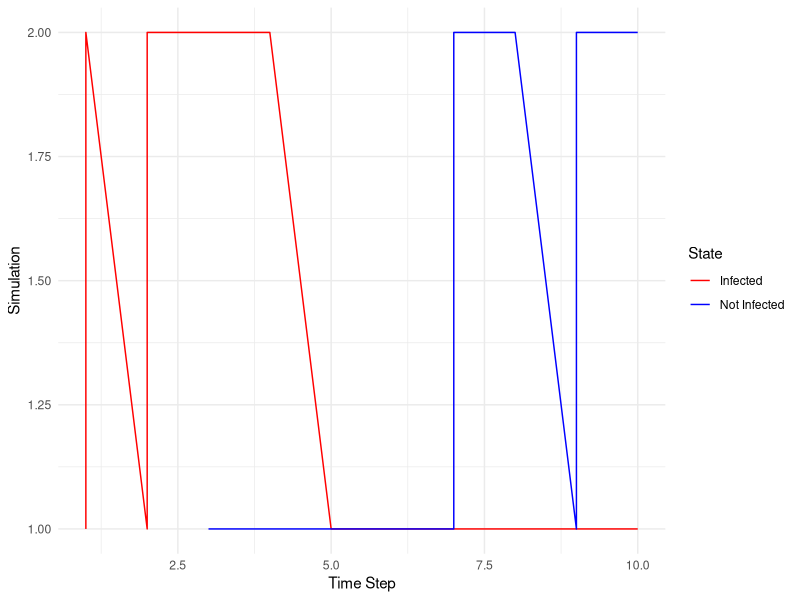

Recreate this plot in R.

# Define the dimensions of the matrix
setwd("/Users/raizouk/Desktop/R files")

num_individuals <- 5  # Number of rows
num_days <- 10  # Number of columns

# Create an empty matrix filled with zeros to represent uninfected individuals
initial_infection_matrix <- matrix(0, nrow = num_individuals, ncol = num_days)

# Set the infection status for specific individuals at time step 1
# initial_infection_matrix[1, 2] <- 1  # Row 1, Column 2 is infected
# initial_infection_matrix[2, 3] <- 1  # Row 2, Column 3 is infected
# print(initial_infection_matrix)

# Define the background infection rate from outside the household
lamda1 <- 0.2
lamda1<- 0.3

# Loop through each day
for (day in 2:num_days) {
  # Loop through each individual
  for (individual_number in 1:num_individuals) {
    # Check if the individual is already infected
    if (initial_infection_matrix[individual_number, day - 1] == 1) {
      # Calculate the probability of recovery
      p_recovery <- 0.3
      recovery_probability <- p_recovery
      
      # Generate a uniform random number [0, 1]
      u.r.n <- runif(1)
      
      # Check if the random value (u.r.n) is less than the probability of recovery
      # If yes, set the entry to 0 (recovered)
      if (u.r.n < recovery_probability) {
        initial_infection_matrix[individual_number, day] <- 0
      } else {
        # Individual remains infected, proceed with calculating the force of infection
        force_of_infection <- lamda1 + lamda2 * sum(initial_infection_matrix[, day - 1])
        
        # Limit the force_of_infection to be between 0 and 1
        force_of_infection <- pmin(1, pmax(0, force_of_infection))
        
        # Calculate the probability of getting infected
        p <- 1 - exp(-force_of_infection)
        
        # Generate a uniform random number [0, 1]
        u.r.n <- runif(1)
        
        # Check if the random value (u.r.n) is less than the probability p
        # If yes, update the infection status to 1 (infected)
        if (u.r.n < p) {
          initial_infection_matrix[individual_number, day] <- 1
        }
      }
    }
  }
}


# Print the final infection status matrix
print(initial_infection_matrix)
# Define the transition matrix
transition_matrix <- matrix(c(0.7, 0.3,  # Probability of staying infected
                              0.6, 0.4),  # Probability of recovery
                            nrow = 2, byrow = TRUE,
                            dimnames = list(c("Infected", "Not Infected"), c("Infected", "Not Infected")))

# Initial state
# initial_state <- "Infected"
# Number of simulations
num_simulations <- 1000
# Number of time steps
num_steps <- 10
# Create a list to store results
simulation_results <- vector("list", num_simulations)
# Loop through simulations
for (sim in 1:num_simulations) {
  # Initialize the current state as random (Infected or Not Infected)
  current_state <- sample(c("Infected", "Not Infected"), size = 1)
  
  # Simulate one Markov chain
  state_sequence <- character(num_steps)
  
  
  for (i in 1:num_steps) {
    # Record the current state
    state_sequence[i] <- current_state
    
    # Transition to the next state based on probabilities
    next_state <- sample(c("Infected", "Not Infected"), size = 1, prob = transition_matrix[current_state, ])
    
    # Update the current state
    current_state <- next_state
  }
  # Store the results for this simulation
  simulation_results[[sim]] <- state_sequence
  print(simulation_results)
}

library(ggplot2)

# Example simulation results (replace with your simulation data)
# simulation_results is a list containing the state sequences
# For instance, simulation_results[[1]] is the state sequence of the first simulation
# Replace this with your actual data
simulation_results <- list(
  c("Infected", "Infected", "Not Infected", "Not Infected", "Infected", "Infected", "Not Infected", "Infected", "Not Infected", "Infected"),
  c("Infected", "Infected", "Infected", "Infected", "NotInfected", " Infected", "Not Infected", "Not Infected", "Not Infected", "Not Infected")
)

# Create a data frame for plotting
simulation_df <- data.frame(
  Simulation = rep(1:length(simulation_results), each = num_steps),
  Time = rep(1:num_steps, times = length(simulation_results)),
  State = unlist(simulation_results)
)

# Create a step plot
ggplot(simulation_df, aes(x = Time, y = Simulation, color = State)) +
  geom_line() +
  labs(x = "Time Step", y = "Simulation", color = "State") +
  scale_color_manual(values = c("Infected" = "red", "Not Infected" = "blue")) +
  theme_minimal()

print(simulation_results[[1]])

